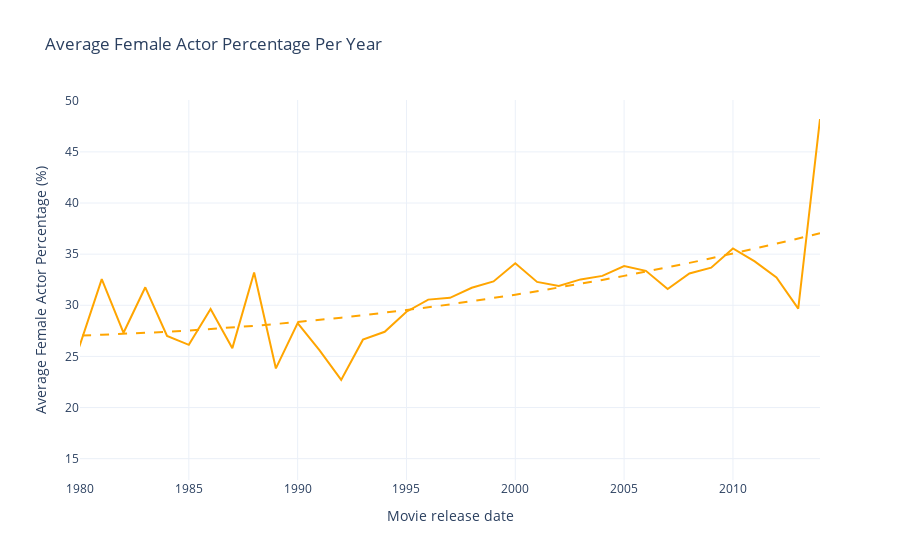

The code cell stored with this chart in its notebook:
### Markdown cell above
We now plot the average female percentage over time.

### Code cell
eda.plot_female_percentage(columns= ["Movie_release_date"], plot_type="Line")

### Figure 1 — Plotly figure (JSON) as saved in the notebook; plotly's stock layout.template omitted (floating-point values rounded to 4 significant figures)
{"data": [{"hovertemplate": "Movie release date=%{x}<br>Average Female Actor Percentage (%)=%{y}<extra></extra>", "legendgroup": "", "line": {"color": "orange", "dash": "solid"}, "marker": {"symbol": "circle"}, "mode": "lines", "name": "", "orientation": "v", "showlegend": false, "type": "scatter", "x": [1971, 1972, 1973, 1974, 1975, 1976, 1977, 1978, 1979, 1980, 1981, 1982, 1983, 1984, 1985, 1986, 1987, 1988, 1989, 1990, 1991, 1992, 1993, 1994, 1995, 1996, 1997, 1998, 1999, 2000, 2001, 2002, 2003, 2004, 2005, 2006, 2007, 2008, 2009, 2010, 2011, 2012, 2013, 2014], "xaxis": "x", "y": [21.97, 27.97, 33.12, 24.29, 14.77, 30.01, 25.8, 43.12, 20.2, 26.16, 32.56, 27.31, 31.76, 27.0, 26.13, 29.64, 25.81, 33.2, 23.82, 28.25, 25.62, 22.7, 26.64, 27.4, 29.37, 30.55, 30.73, 31.71, 32.33, 34.1, 32.28, 31.88, 32.53, 32.87, 33.84, 33.37, 31.59, 33.11, 33.68, 35.56, 34.29, 32.73, 29.68, 48.22], "yaxis": "y"}, {"line": {"color": "orange", "dash": "dash"}, "mode": "lines", "name": "Polynomial trend", "type": "scatter", "x": [1971, 1972, 1973, 1974, 1975, 1976, 1977, 1978, 1979, 1980, 1981, 1982, 1983, 1984, 1985, 1986, 1987, 1988, 1989, 1990, 1991, 1992, 1993, 1994, 1995, 1996, 1997, 1998, 1999, 2000, 2001, 2002, 2003, 2004, 2005, 2006, 2007, 2008, 2009, 2010, 2011, 2012, 2013, 2014], "y": [27.01, 26.96, 26.93, 26.9, 26.89, 26.89, 26.91, 26.94, 26.99, 27.04, 27.11, 27.2, 27.3, 27.41, 27.53, 27.67, 27.82, 27.99, 28.17, 28.36, 28.57, 28.79, 29.02, 29.27, 29.53, 29.8, 30.09, 30.39, 30.7, 31.03, 31.37, 31.73, 32.1, 32.48, 32.87, 33.28, 33.71, 34.14, 34.59, 35.06, 35.53, 36.02, 36.53, 37.05]}], "layout": {"legend": {"tracegroupgap": 0}, "showlegend": false, "title": {"text": "Average Female Actor Percentage Per Year"}, "xaxis": {"anchor": "y", "domain": [0, 1], "range": [1980, 2014], "title": {"text": "Movie release date"}}, "yaxis": {"anchor": "x", "domain": [0, 1], "title": {"text": "Average Female Actor Percentage (%)"}}}}
